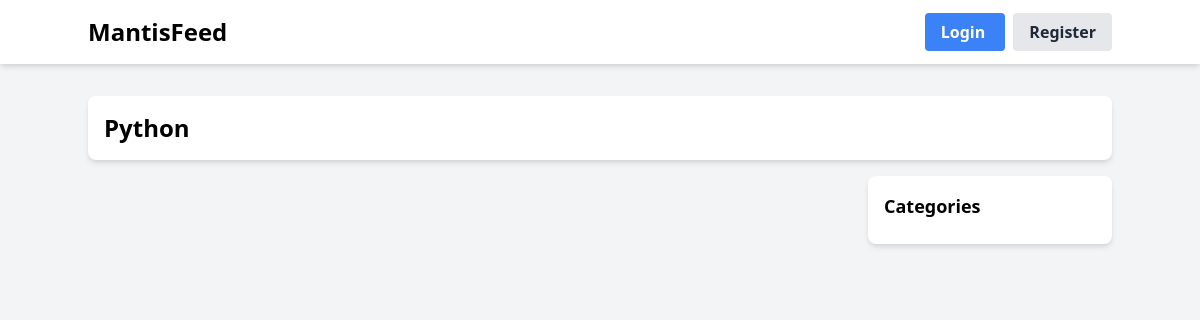
The page /category/2/ on the database as committed earlier.
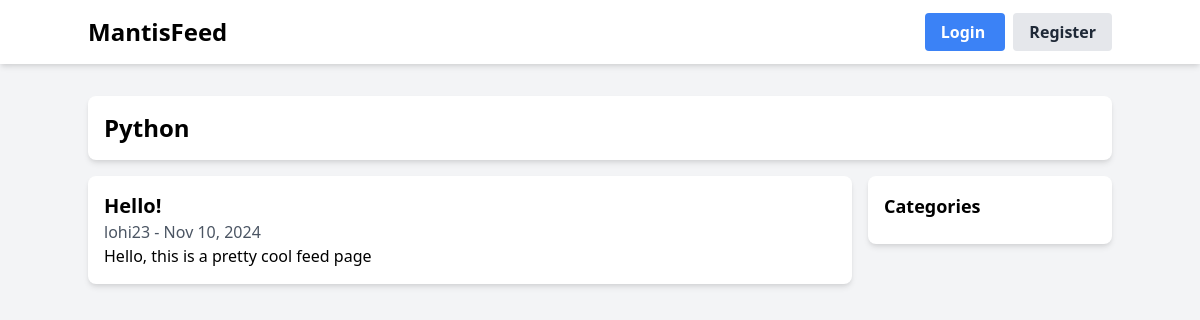
The same page on the database as committed later.
### posts/models.py (models this page shows, shortened)
class Post(models.Model):
    title = models.CharField(max_length=200)
    content = models.TextField()
    image = models.ImageField(upload_to='post_images/', null=True, blank=True)
    created_at = models.DateTimeField(auto_now_add=True)
    author = models.ForeignKey(User, on_delete=models.CASCADE)
    category = models.ForeignKey(Category, on_delete=models.CASCADE)
    upvotes = models.ManyToManyField(User, related_name='post_upvotes', blank=True)
    downvotes = models.ManyToManyField(User, related_name='post_downvotes', blank=True)

### posts/views.py (the view)
# urls.py: path('category/<int:category_id>/', views.category_posts, name='category_posts'),
def category_posts(request, category_id):
    category = get_object_or_404(Category, id=category_id)
    posts = Post.objects.filter(category=category).order_by('-created_at')
    return render(request, 'posts/category_posts.html', {
        'category': category,
        'posts': posts
    })

### posts/templates/posts/category_posts.html (shortened to what this page needs)
{% extends 'posts/base.html' %}
{% block content %}
  <div class="bg-white rounded-lg shadow-md p-4">
    <h1 class="text-2xl font-bold">{{ category.name }}</h1>
  </div>
  <div class="grid grid-cols-4 gap-4 mt-4">
    <div class="col-span-3">
      {% for post in posts %}
        <div class="bg-white rounded-lg shadow-md p-4 mb-4">
          <h2 class="text-xl font-bold">
            <a href="{% url 'posts:post_detail' post.id %}">{{ post.title }}</a>
          </h2>
          <p class="text-gray-600">{{ post.author.username }} - {{ post.created_at|date:'M d, Y' }}</p>
          <p>{{ post.content|truncatewords:50 }}</p>
        </div>
      {% endfor %}
    </div>
    <div class="col-span-1">
      <div class="bg-white rounded-lg shadow-md p-4">
        <h3 class="text-lg font-bold mb-2">Categories</h3>
      </div>
    </div>
  </div>
{% endblock %}

Rows that differ between the two databases and show on the page:
added Post: title "Hello!", author.username "lohi23", created_at "Nov 10, 2024", content "Hello, this is a pretty cool feed page"
